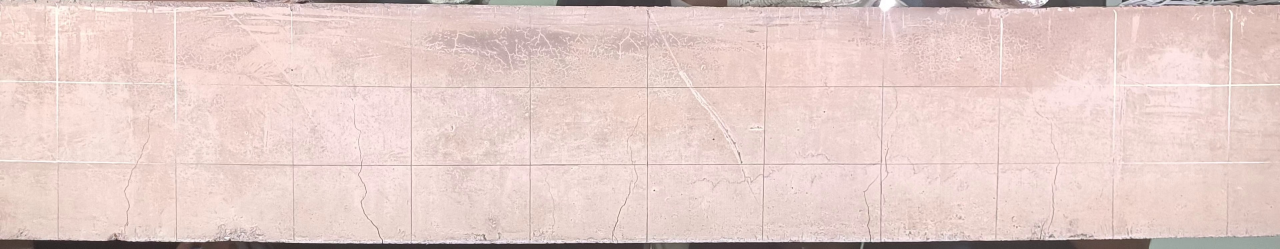
#> input picture code/images/frame_0015.jpg, 3840 x 745 px (shown at 1/3 size)
$ python crack_detect.py
#> lines starting #> are read from the running program, lines starting #| are printed output that depends on the picture; after the words box and inside, x2 and y2 are one past the last pixel; in counts of white or black regions, pixels touching at a corner belong together
# [33 lines of commented-out code are left out]

import cv2
import numpy as np

def detect_cracks(image_path, canny_threshold1=50, canny_threshold2=150, hough_threshold=100, min_line_length=50, max_line_gap=10):
    # Load the image
#> called with image_path = '../images/frame_0015.jpg', canny_threshold1 = 50, canny_threshold2 = 150, hough_threshold = 100, min_line_length = 50, max_line_gap = 10
    image = cv2.imread(image_path)
#> image is the input picture: shape (745, 3840, 3); mean B, G, R 201.6, 206.3, 229.7
    if image is None:
        print(f"Error loading image {image_path}")
        return

    # Convert to grayscale
    gray = cv2.cvtColor(image, cv2.COLOR_BGR2GRAY)
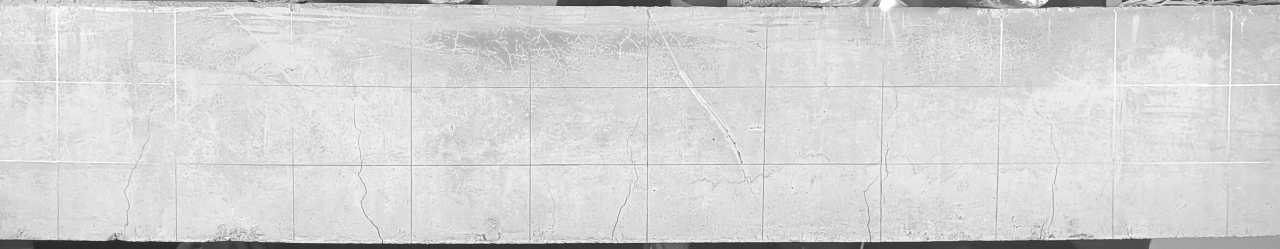
#> gray: shape (745, 3840) (shown at 1/3 size); min 29, max 255, mean 212.8

    # Apply Gaussian blur to reduce noise
    blurred = cv2.GaussianBlur(gray, (5, 5), 0)

    # Use Canny edge detector
    edges = cv2.Canny(blurred, canny_threshold1, canny_threshold2)
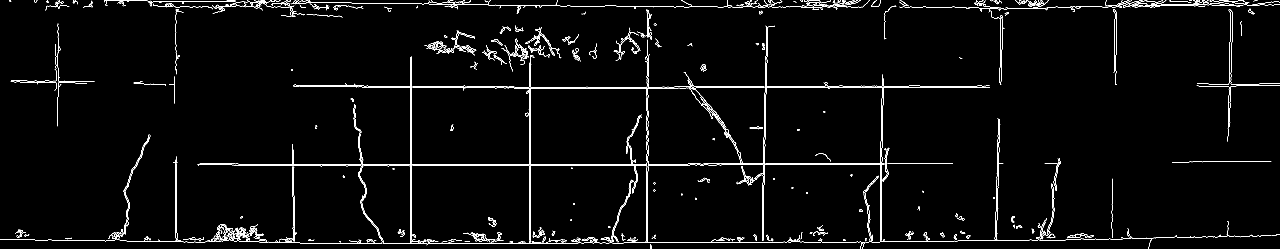
#> edges: shape (745, 3840) (shown at 1/3 size); 1.8% white in thin lines or dots

    # Use Hough Line Transform to detect straight lines (potential cracks)
    lines = cv2.HoughLinesP(edges, 1, np.pi/180, hough_threshold, minLineLength=min_line_length, maxLineGap=max_line_gap)
#> lines = 182 rows, first 6: [1543, 261, 2022, 261], [2150, 494, 2361, 494], [894, 497, 1596, 497], [2336, 20, 2402, 20], [814, 21, 875, 21], [1235, 730, 1235, 169]

    # Draw detected lines on the original image
    output = image.copy()
    if lines is not None:
        for line in lines:
            x1, y1, x2, y2 = line[0]
            cv2.line(output, (x1, y1), (x2, y2), (0, 0, 255), 2)  # Red lines for cracks
#> this loop made 182 passes
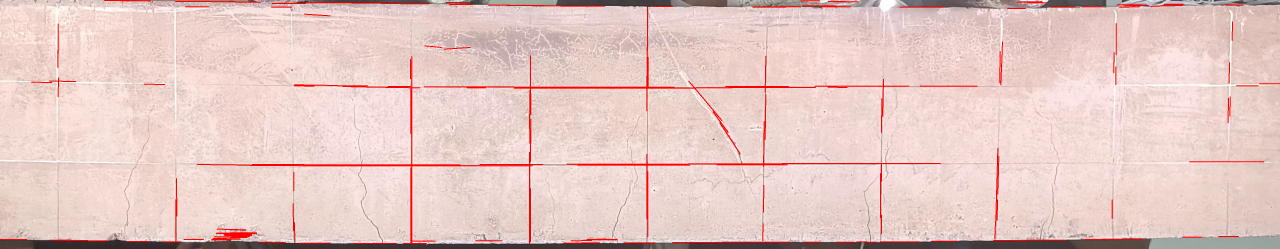
#> output: shape (745, 3840, 3) (shown at 1/3 size); 2.04% of pixels changed, all inside (x1, y1, x2, y2) = (0, 0, 3840, 732)

    # Display the result
    cv2.imshow("Original Image", image)
    cv2.imshow("Canny Edges", edges)
    cv2.imshow("Detected Cracks", output)
    cv2.waitKey(0)
    cv2.destroyAllWindows()

if __name__ == "__main__":
    # Replace 'road.jpg' with the path to your road image
    detect_cracks("../images/frame_0015.jpg")

$ run again, with code/images/frame_0000.jpg copied over code/images/frame_0015.jpg
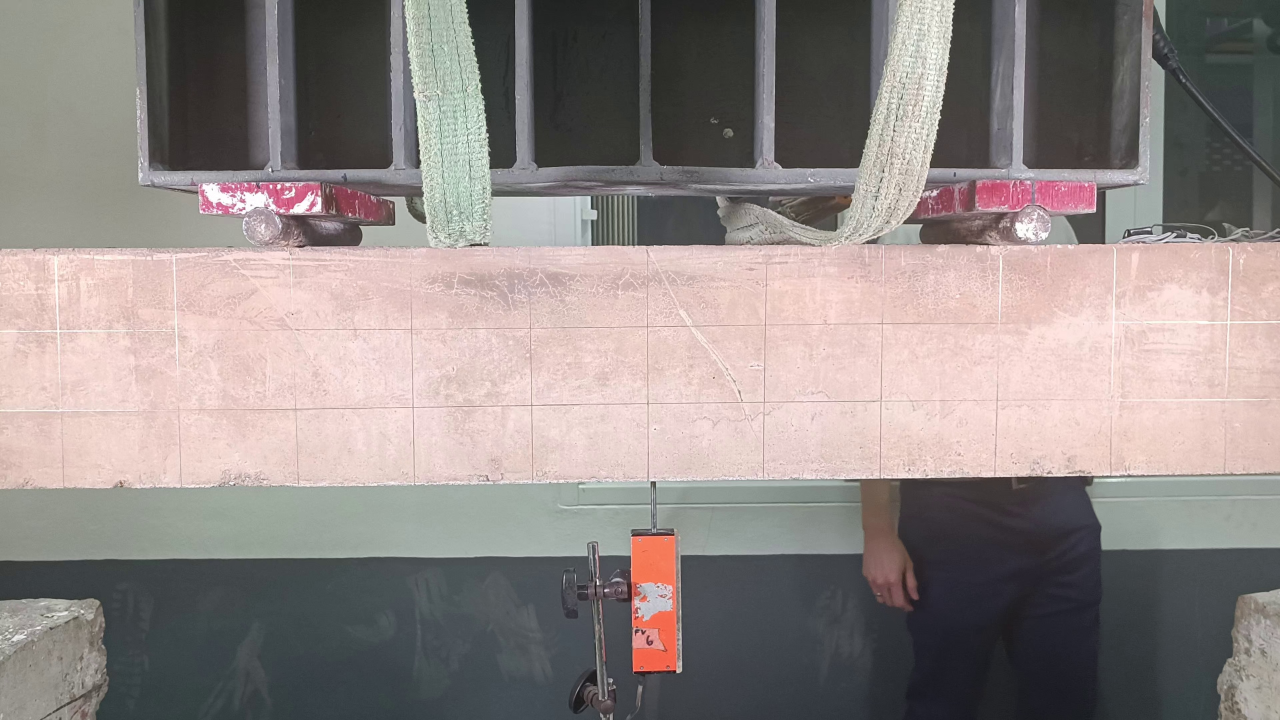
#> input picture code/images/frame_0000.jpg, 3840 x 2160 px (shown at 1/3 size)
#> in detect_cracks, image is the input picture: shape (2160, 3840, 3); mean B, G, R 133.5, 135.9, 144.7
#> in detect_cracks, `edges = cv2.Canny(blurred, canny_threshold1, canny_threshold2)`:
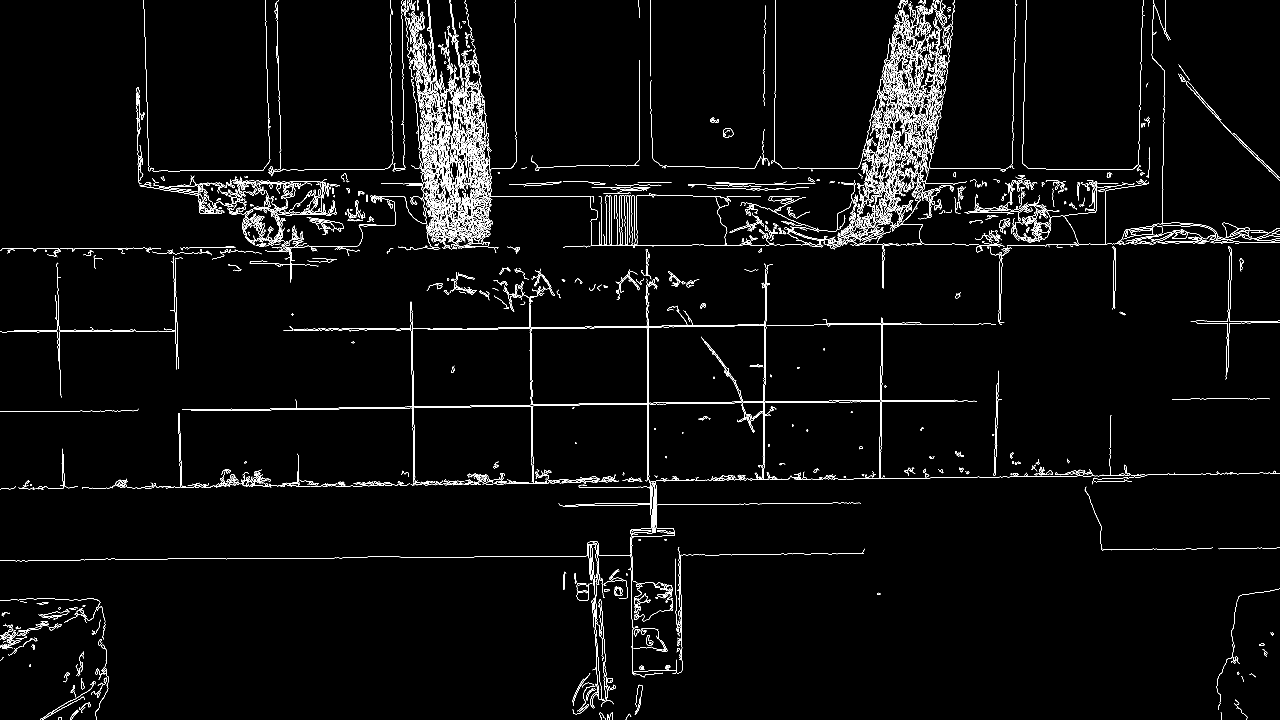
#> edges: shape (2160, 3840) (shown at 1/3 size); 2.1% white in thin lines or dots
#> lines = 1330 rows, first 6: [1119, 1222, 1218, 1221], [1755, 1214, 1817, 1213], [2596, 550, 2855, 550], [1268, 555, 1331, 555], [2101, 1440, 2226, 1438], [604, 549, 661, 549]
#> the loop in detect_cracks, `for line in lines:` made 1330 passes
#> after the loop in detect_cracks, `for line in lines:`:
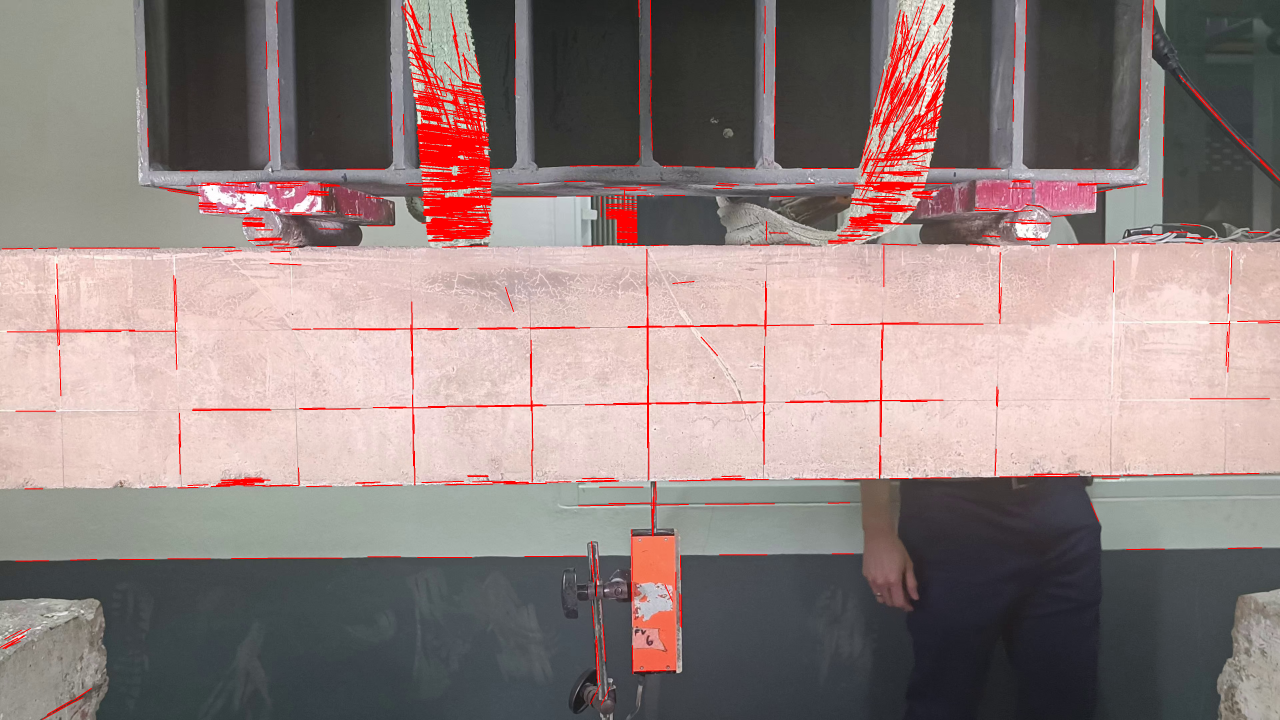
#> output: shape (2160, 3840, 3) (shown at 1/3 size); mean B, G, R 128.1, 130.3, 146.9

$ run again, with code/images/frame_0013.jpg copied over code/images/frame_0015.jpg
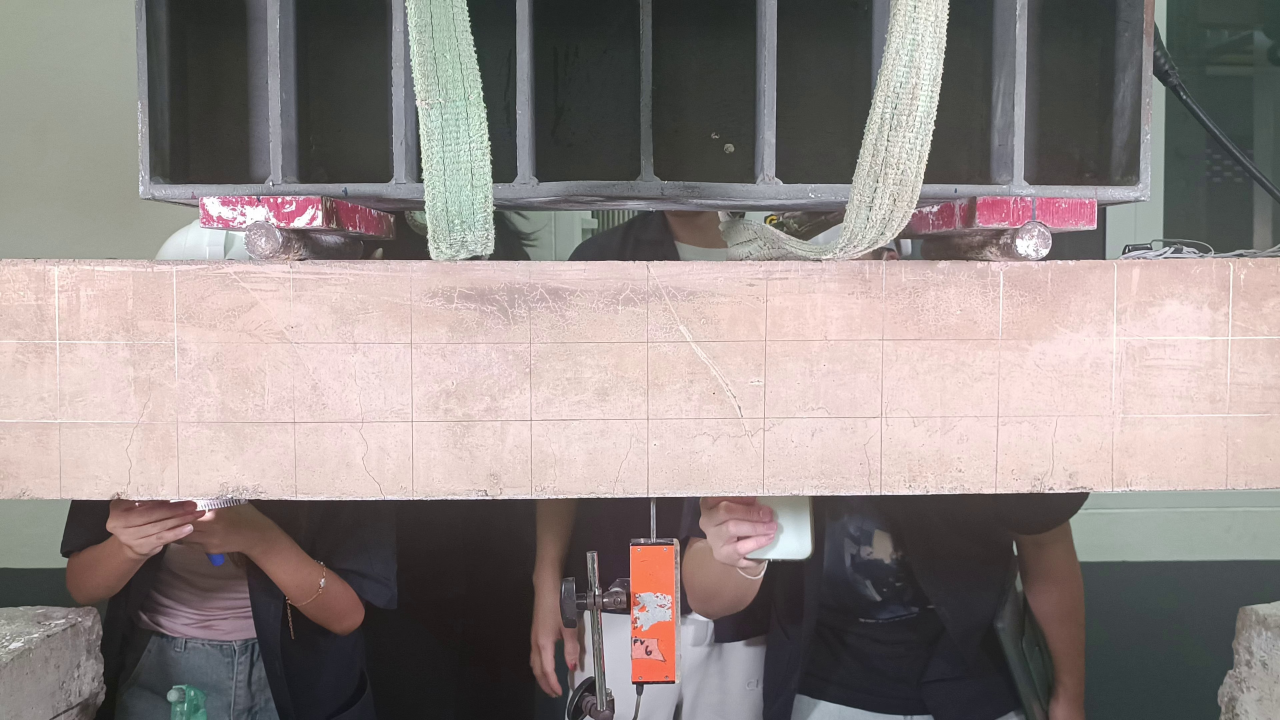
#> input picture code/images/frame_0013.jpg, 3840 x 2160 px (shown at 1/3 size)
#> in detect_cracks, image is the input picture: shape (2160, 3840, 3); mean B, G, R 131.4, 133.8, 143.1
#> in detect_cracks, `edges = cv2.Canny(blurred, canny_threshold1, canny_threshold2)`:
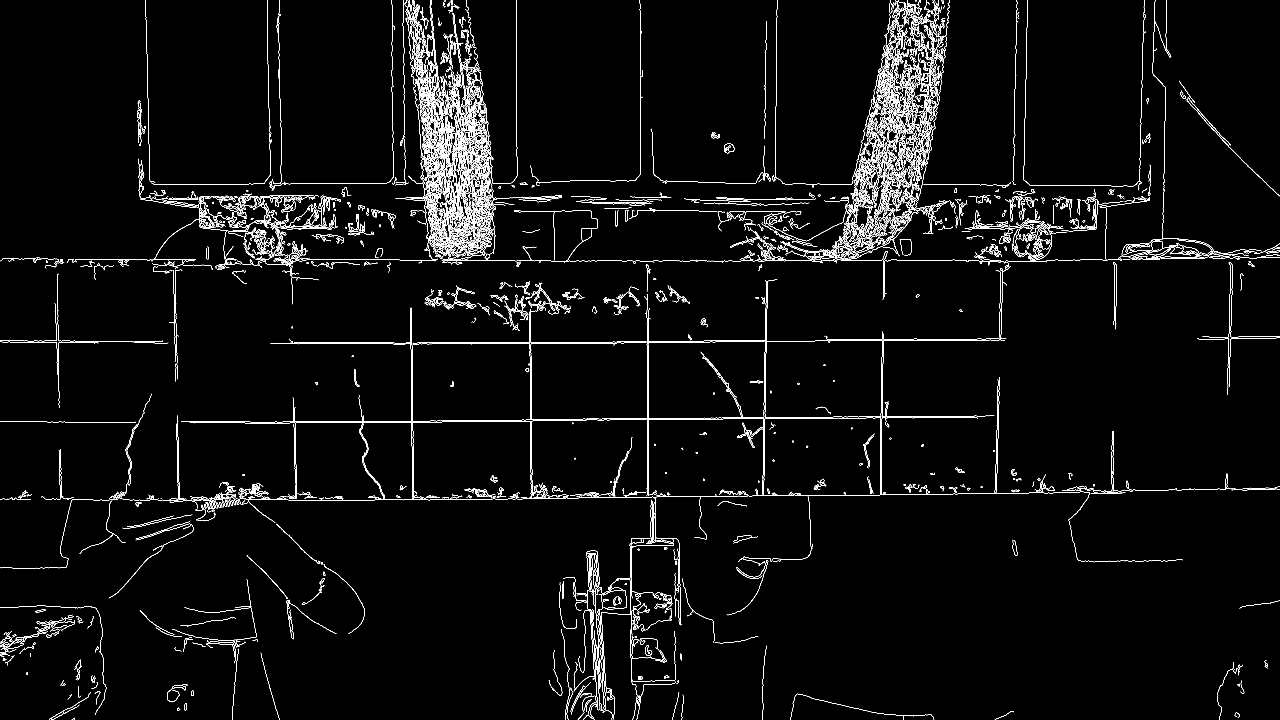
#> edges: shape (2160, 3840) (shown at 1/3 size); 2.3% white in thin lines or dots
#> lines = 1348 rows, first 6: [919, 779, 1198, 779], [872, 1027, 1125, 1027], [2087, 782, 2139, 782], [2821, 1482, 2886, 1481], [901, 1030, 1045, 1030], [810, 599, 905, 599]
#> the loop in detect_cracks, `for line in lines:` made 1348 passes
#> after the loop in detect_cracks, `for line in lines:`:
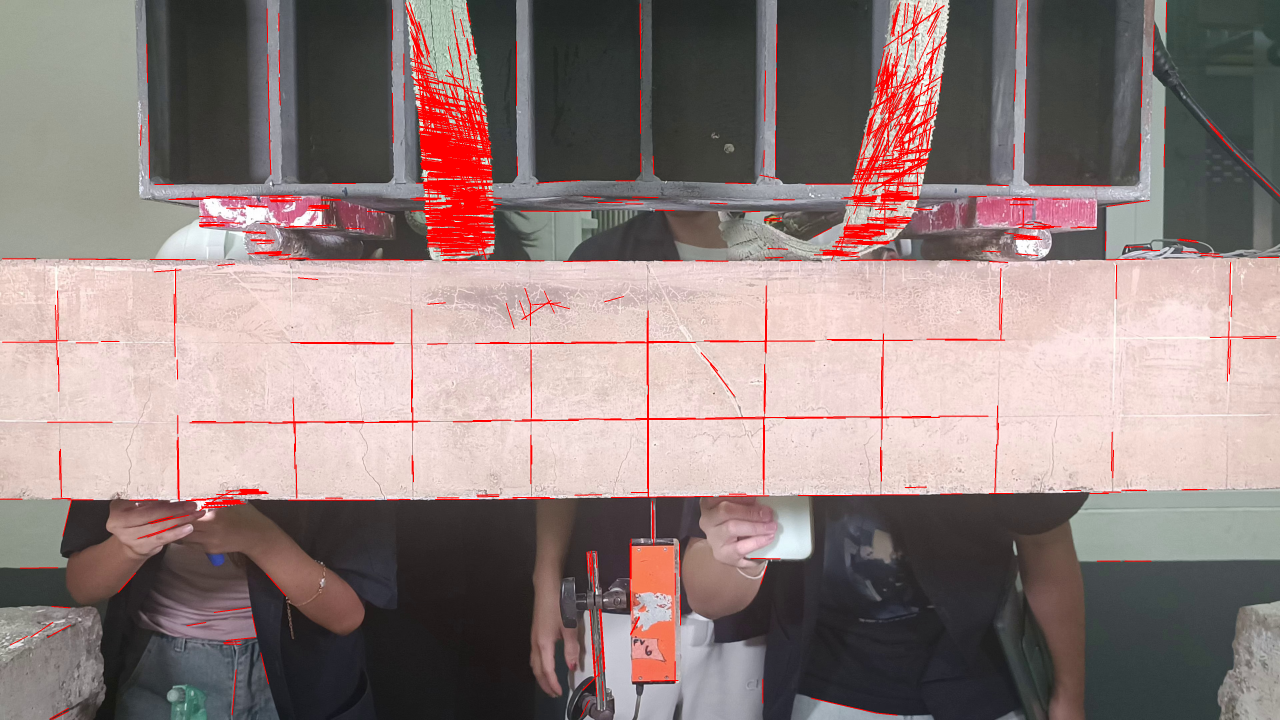
#> output: shape (2160, 3840, 3) (shown at 1/3 size); mean B, G, R 125.6, 127.8, 145.3
